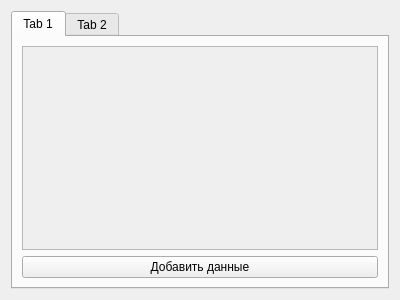
<?xml version="1.0" encoding="UTF-8"?>
<ui version="4.0">
 <class>Form</class>
 <widget class="QWidget" name="Form">
  <property name="geometry">
   <rect>
    <x>0</x>
    <y>0</y>
    <width>400</width>
    <height>300</height>
   </rect>
  </property>
  <property name="windowTitle">
   <string>Form</string>
  </property>
  <layout class="QGridLayout" name="gridLayout">
   <item row="4" column="0">
    <widget class="QTabWidget" name="tabWidget">
     <property name="currentIndex">
      <number>0</number>
     </property>
     <widget class="QWidget" name="tab">
      <attribute name="title">
       <string>Tab 1</string>
      </attribute>
      <layout class="QGridLayout" name="gridLayout_2">
       <item row="1" column="0">
        <widget class="QPushButton" name="pushButton">
         <property name="text">
          <string>Добавить данные</string>
         </property>
        </widget>
       </item>
       <item row="0" column="0">
        <widget class="QScrollArea" name="scrollArea">
         <property name="widgetResizable">
          <bool>true</bool>
         </property>
         <widget class="QWidget" name="scrollAreaWidgetContents">
          <property name="geometry">
           <rect>
            <x>0</x>
            <y>0</y>
            <width>356</width>
            <height>207</height>
           </rect>
          </property>
          <layout class="QGridLayout" name="gridLayout_3">
           <item row="0" column="0">
            <layout class="QVBoxLayout" name="verticalLayout_2"/>
           </item>
          </layout>
         </widget>
        </widget>
       </item>
      </layout>
     </widget>
     <widget class="QWidget" name="tab_2">
      <attribute name="title">
       <string>Tab 2</string>
      </attribute>
      <layout class="QGridLayout" name="gridLayout_5">
       <item row="3" column="0">
        <layout class="QVBoxLayout" name="verticalLayout">
         <item>
          <widget class="QLabel" name="label">
           <property name="text">
            <string>Количество формул: ?</string>
           </property>
          </widget>
         </item>
         <item>
          <widget class="QLabel" name="label_2">
           <property name="text">
            <string>Количество занятых ячеек: ?</string>
           </property>
          </widget>
         </item>
         <item>
          <widget class="QLabel" name="label_3">
           <property name="text">
            <string>Длина заметки: ?</string>
           </property>
          </widget>
         </item>
         <item>
          <widget class="QLabel" name="label_4">
           <property name="text">
            <string>Количество зарегистрированных пользователей:</string>
           </property>
          </widget>
         </item>
        </layout>
       </item>
      </layout>
     </widget>
    </widget>
   </item>
  </layout>
 </widget>
 <resources/>
 <connections/>
</ui>
